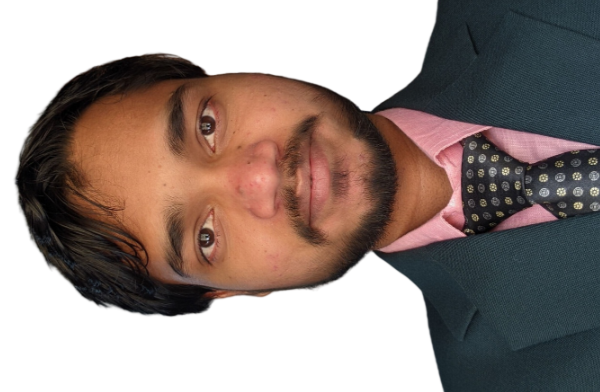
#> input picture 2022/12_December/bali.png, 600 x 392 px, given in place of bali.jpg, which was not available
$ jupyter execute --allow-errors copyImgPart.ipynb   (text cells are left out)
#> lines starting #> are read from the running program, lines starting #| are printed output that depends on the picture; pictures that were not available may be replaced by others from this repository, and a replacement may not be noted
[cell 1]
import cv2
from numpy import *
img=cv2.imread('bali.jpg',1)
#> img is the input picture: shape (392, 600, 3); mean B, G, R 132.6, 137.8, 152.1
print(img.shape) #returns a tuple of no. of rows,columns and channels
#| (392, 600, 3)
print(img.size) #returns total no. of pixels in the image including * b,g,r
#| 705600
print(img.dtype) #returns image datatype
#| uint8
b,g,r=cv2.split(img) #this splits img in three colors
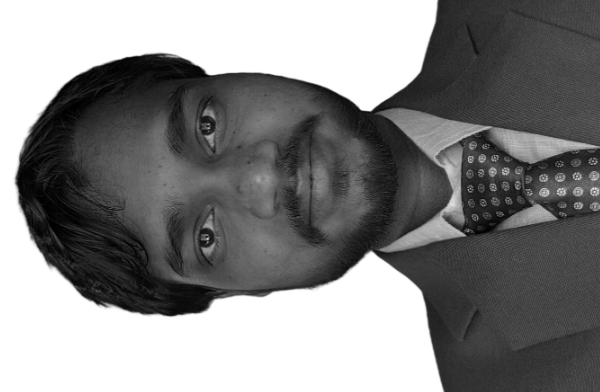
#> b: shape (392, 600); min 0, max 255, mean 132.6
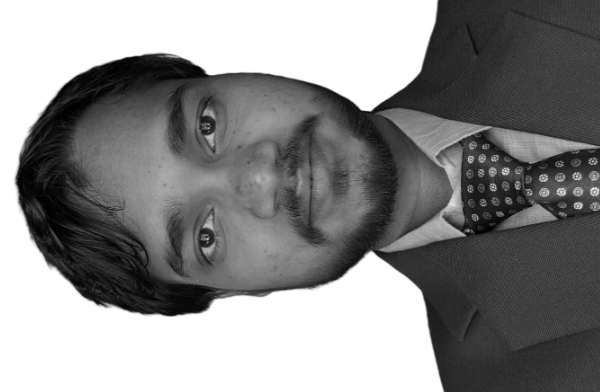
#> g: shape (392, 600); min 0, max 255, mean 137.8
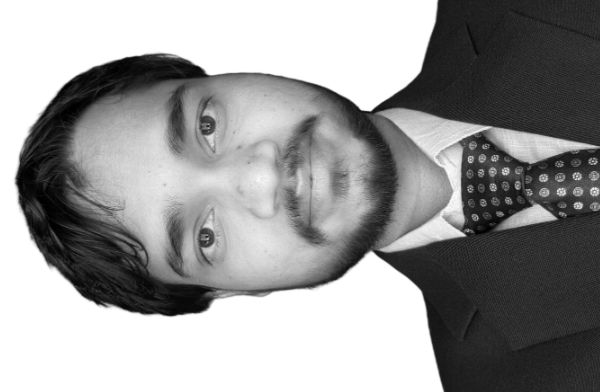
#> r: shape (392, 600); min 0, max 255, mean 152.1
img=cv2.merge((b,g,r)) #this merge three colors in a image
cv2.imshow('showing',img)
cv2.waitKey(0)
cv2.destroyAllWindows()
